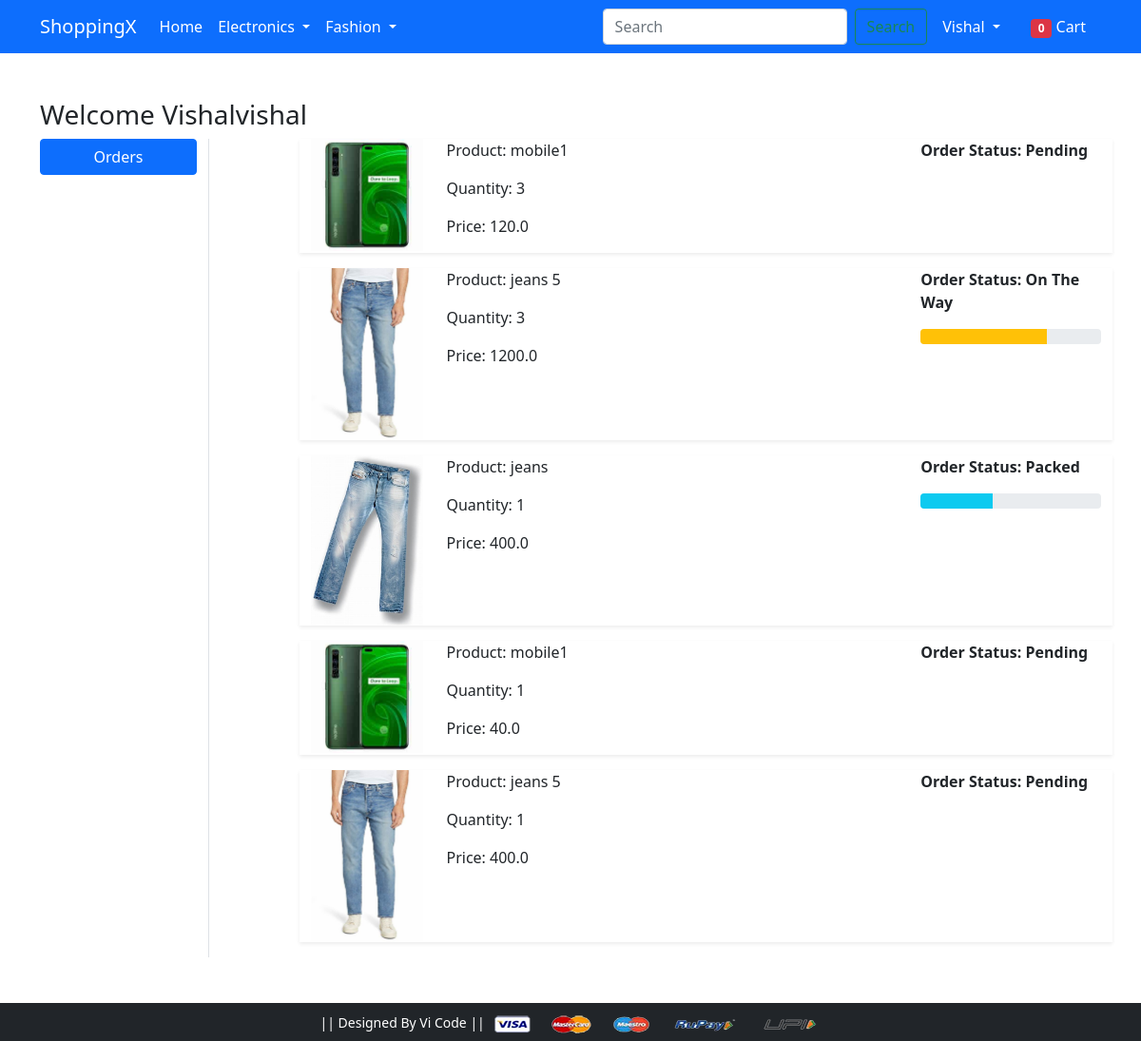
The app's page /orders/ (signed in), older data.
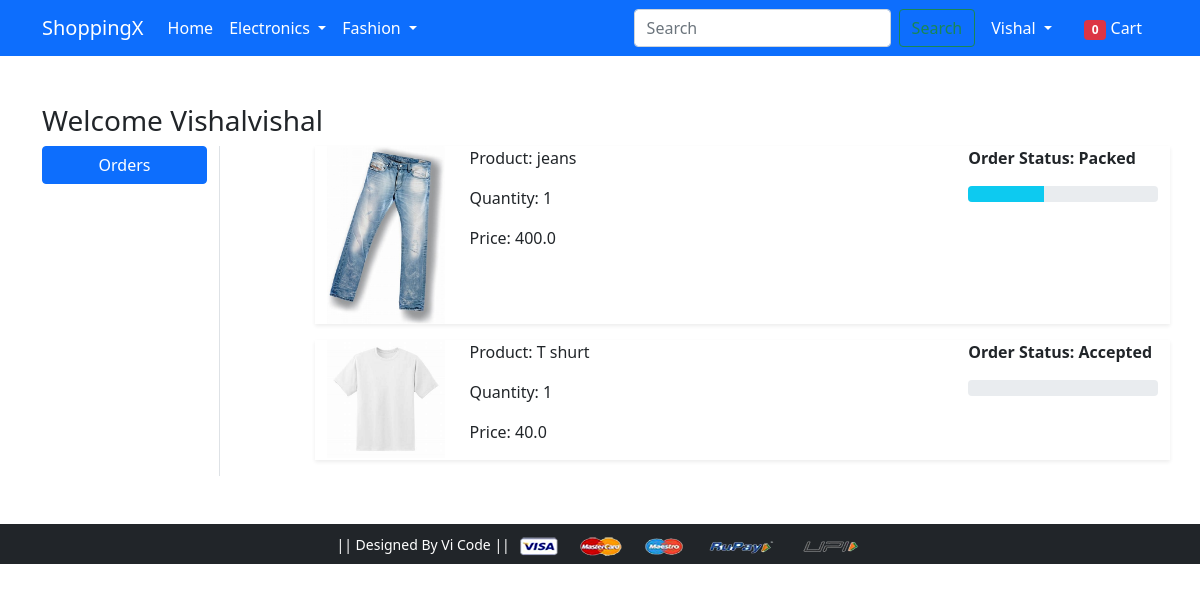
The same page, newer data.
### app/models.py (models this page shows, shortened)
class OrderPlaced(models.Model):
    user = models.ForeignKey(User,on_delete=models.CASCADE)
    customer = models.ForeignKey(Customer,on_delete=models.CASCADE)
    product = models.ForeignKey(Product, on_delete=models.CASCADE)
    quantity =  models.PositiveIntegerField(default=1)
    ordered_date = models.DateTimeField(auto_now_add=True)
    status = models.CharField(max_length=50,
    choices=STATE_CHOICES,default='Pending')
    @property
    def total_cost(self):
        return self.quantity * self.product.discounted_price

class Product(models.Model):
    title = models.CharField(max_length=100)
    selling_price = models.FloatField()
    discounted_price = models.FloatField()
    description = models.TextField()
    brand = models.CharField(max_length=100)
    category = models.CharField(choices=CATEGORY_CHOICES, max_length=2)
    product_image = models.ImageField(upload_to='productimg')

### app/views.py (the view)
# urls.py: path('orders/', views.orders, name='orders'),
@login_required
def orders(request):
 totalitem = 0
 if request.user.is_authenticated:
  totalitem = len(Cart.objects.filter(user=request.user))
 op = OrderPlaced.objects.filter(user=request.user)
 return render(request, 'app/orders.html', {'order_placed':op,'totalitem':totalitem})

### app/templates/app/orders.html (shortened to what this page needs)
{% extends 'app/base.html' %}
{% load static %}
{% block main-content %}
<div class="container my-5">
 <div class="row">
  <h3>Welcome Vishal<span class="text-capitalize">{{request.user}}</span></h3>
  <div class="col-sm-2 border-end">
   <ul class="list-unstyled">
    <li class="d-grid"><a href="{% url 'orders' %}" class="btn btn-primary">Orders</a></li>
   </ul>
  </div>
  <div class="col-sm-9 offset-sm-1">
  {% for op in order_placed %}
   <div class="row shadow-sm mb-3">
    <div class="col-sm-2">
      <img src="{{op.product.product_image.url}}" alt="" srcset="" class="img-fluid" height="150">
    </div>
   <div class="col-sm-7">
    <p>Product: {{op.product.title}}</p>
    <p>Quantity: {{op.quantity}}</p>
    <p>Price: {{op.total_cost}}</p>
   </div>
   <div class="col-sm-3 fw-bold">
    <p>Order Status: {{op.status}}</p>
     {% if op.status == 'Accepted' %}
     <div class="progress">
     </div>
     {% endif %}
     {% if op.status == 'Packed' %}
     <div class="progress">
        <div class="progress-bar bg-info" role="progressbar" style="width: 40%" aria-valuenow "40" aria-valuemin='0' aria-valuemax="100">
        </div>
     </div>
     {% endif %}
     {% if op.status == 'On The Way' %}
     <div class="progress">
        <div class="progress-bar bg-warning" role="progressbar" style="width: 70%" aria-valuenow="70" aria-valuemin="0" aria-valuemax="100">
        </div>
     </div>
     {% endif %}
   </div>
  </div>
  {% endfor %}
  </div>
 </div>
</div>
{% endblock main-content %}

### app/templates/app/base.html (shortened to what this page needs)
<!doctype html>
{% load static %}
<html lang="en">
  <head>
    <link href="https://cdn.jsdelivr.net/npm/bootstrap@5.0.0-beta1/dist/css/bootstrap.min.css" rel="stylesheet">
    <link rel="stylesheet" href="{% static 'app/css/owl.carousel.min.css' %}">
    <link rel="stylesheet" href="{% static 'app/css/all.min.css' %}">
    <link rel="stylesheet" href="{% static 'app/css/style.css' %}">
  </head>
  <body>
    <nav class="navbar navbar-expand-lg navbar-dark bg-primary">
     <div class="container">
       <a class="navbar-brand" href="/">ShoppingX</a>
       <div class="collapse navbar-collapse" id="navbarSupportedContent">
         <ul class="navbar-nav me-auto mb-2 mb-lg-0">
           <li class="nav-item">
             <a class="nav-link active" aria-current="page" href="/">Home</a>
           </li>
           <li class="nav-item dropdown">
             <a class="nav-link dropdown-toggle text-white" href="#" id="electronicsDropdown" role="button" data-bs-toggle="dropdown" aria-expanded="false">
               Electronics
             </a>
           </li>
           <li class="nav-item dropdown">
             <a class="nav-link dropdown-toggle text-white" href="#" id="fashionDropdown" role="button" data-bs-toggle="dropdown" aria-expanded="false">
               Fashion
             </a>
           </li>
         </ul>
        <form class="d-flex" method="GET" action="{% url 'search' %}">
          <input class="form-control me-2" type="search" placeholder="Search" name="query">
          <button class="btn btn-outline-success" type="submit">Search</button>
        </form>
        <div>
          <ul class="navbar-nav me-auto mb-2 mb-lg-0">
          {% if request.user.is_authenticated %}
           <li class="nav-item dropdown mx-2">
              <a class="nav-link dropdown-toggle text-white" href="#" id="profileDropdown" role="button" data-bs-toggle="dropdown" aria-expanded="false">
                {{request.user.username|capfirst}}
              </a>
            </li>
            <li class="nav-item mx-2">
             <a href="{% url 'showcart' %}" class="nav-link text-white"><span class="badge bg-danger">{{totalitem}}</span> Cart </a>
            </li>
          {% endif %}
          </ul>
         </div>
       </div>
     </div>
    </nav>
    {% block main-content %} {% endblock main-content %}
    <footer class="container-fluid bg-dark text-center p-2 mt-5">
        <small class="text-white">|| Designed By Vi Code || </small>
        <img src="{% static 'app/images/payment.png' %}" alt="" srcset="" class="img-fluid" height="2px">
    </footer>
  </body>
</html>

Row changes from the older to the newer data that the page shows:
removed OrderPlaced: product.product_image (picture), product "mobile1", quantity "3", total_cost "120.0", status "Pending"
removed OrderPlaced: product.product_image (picture), product "jeans 5", quantity "3", total_cost "1200.0", status "On The Way"
removed OrderPlaced: product.product_image (picture), product "mobile1", quantity "1", total_cost "40.0", status "Pending"
removed OrderPlaced: product.product_image (picture), product "jeans 5", quantity "1", total_cost "400.0", status "Pending"
added OrderPlaced: product.product_image (picture), product "T shurt", quantity "1", total_cost "40.0", status "Accepted"
